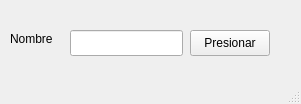
<?xml version="1.0" encoding="UTF-8"?>
<ui version="4.0">
 <class>MainWindow</class>
 <widget class="QMainWindow" name="MainWindow">
  <property name="geometry">
   <rect>
    <x>0</x>
    <y>0</y>
    <width>301</width>
    <height>104</height>
   </rect>
  </property>
  <property name="windowTitle">
   <string>MainWindow</string>
  </property>
  <widget class="QWidget" name="centralwidget">
   <widget class="QPushButton" name="boton">
    <property name="geometry">
     <rect>
      <x>190</x>
      <y>30</y>
      <width>80</width>
      <height>26</height>
     </rect>
    </property>
    <property name="text">
     <string>Presionar</string>
    </property>
   </widget>
   <widget class="QLineEdit" name="nombre">
    <property name="geometry">
     <rect>
      <x>70</x>
      <y>30</y>
      <width>113</width>
      <height>26</height>
     </rect>
    </property>
   </widget>
   <widget class="QLabel" name="label">
    <property name="geometry">
     <rect>
      <x>10</x>
      <y>30</y>
      <width>58</width>
      <height>18</height>
     </rect>
    </property>
    <property name="text">
     <string>Nombre</string>
    </property>
   </widget>
  </widget>
  <widget class="QStatusBar" name="statusbar"/>
 </widget>
 <resources/>
 <connections/>
</ui>
